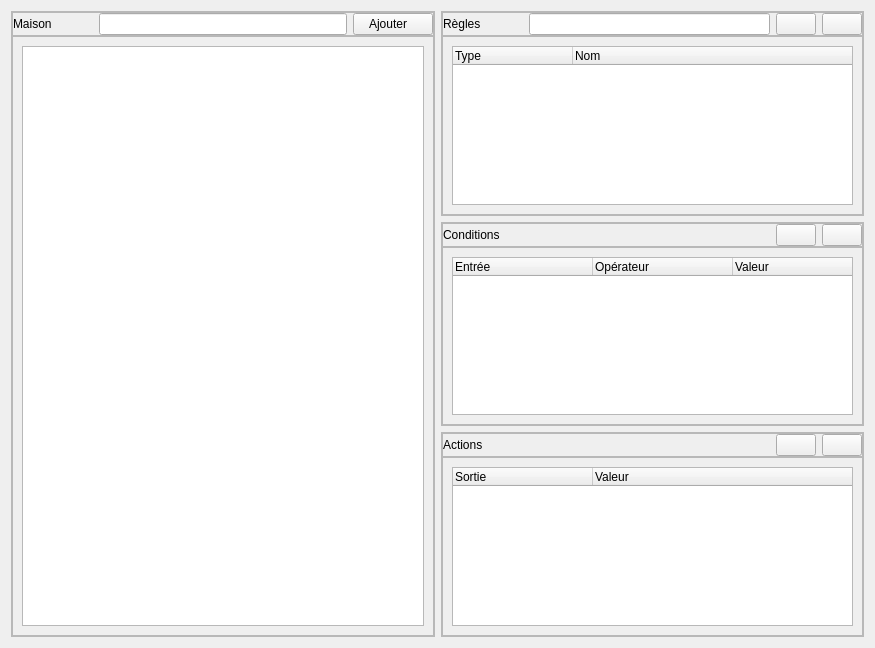
<?xml version="1.0" encoding="UTF-8"?>
<ui version="4.0">
 <class>FormRules</class>
 <widget class="QWidget" name="FormRules">
  <property name="geometry">
   <rect>
    <x>0</x>
    <y>0</y>
    <width>875</width>
    <height>648</height>
   </rect>
  </property>
  <property name="sizePolicy">
   <sizepolicy hsizetype="Preferred" vsizetype="Preferred">
    <horstretch>0</horstretch>
    <verstretch>0</verstretch>
   </sizepolicy>
  </property>
  <property name="windowTitle">
   <string>Form</string>
  </property>
  <property name="styleSheet">
   <string notr="true">.FrameBox
{
	border: none;
}
QFrame.FrameHeader
{
	border-top-left-radius: 8px;
	border-top-right-radius: 8px;
	border: 1px solid black;
	border-bottom: none;
	background: qlineargradient(x1: 0, y1: 0, x2: 0, y2: 1,
		stop: 0 #a6a6a6, stop: 0.08 #7f7f7f,
		stop: 0.39999 #717171, stop: 0.4 #626262,
		stop: 0.9 #4c4c4c, stop: 1 #333333);
	padding-left: 10px;
	padding-right: 10px;
	min-height: 35px;
}
QFrame.FrameTitle
{
	color: white;
	font-weight: bold;
}
QFrame.InnerFrame
{
	background-color: rgb(255, 255, 255);
	border: 1px solid black;
}
QFrame .HeaderButton
{
	color: #333;
	border: 2px solid #555;
	border-radius: 6px;
	padding: 4px;
	padding-left: 6px;
	padding-right: 6px;
	background: qradialgradient(cx: 0.3, cy: -0.4, fx: 0.3, fy: -0.4, radius: 1.35, stop: 0 #fff, stop: 1 #888);
	min-width: 30px;
	margin-top: 2px;
	margin-bottom: 2px;
}
QFrame .HeaderButton::menu-indicator 
{
    subcontrol-origin: padding;
	subcontrol-position: bottom right;
	position: relative;
    left: -2px;
}
QFrame .HeaderButton::menu-indicator:pressed, QFrame .HeaderButton::menu-indicator:open
{
	position: relative;
	top: 1px;
}
QFrame .HeaderButton:hover 
{
	background: qradialgradient(cx: 0.3, cy: -0.4, fx: 0.3, fy: -0.4, radius: 1.35, stop: 0 #fff, stop: 1 #bbb);
}
QFrame .HeaderButton:pressed 
{
	background: qradialgradient(cx: 0.4, cy: -0.1, fx: 0.4, fy: -0.1, radius: 1.35, stop: 0 #fff, stop: 1 #ddd);
}</string>
  </property>
  <layout class="QHBoxLayout" name="horizontalLayout">
   <item>
    <widget class="QFrame" name="frameIO">
     <property name="sizePolicy">
      <sizepolicy hsizetype="Expanding" vsizetype="Preferred">
       <horstretch>0</horstretch>
       <verstretch>0</verstretch>
      </sizepolicy>
     </property>
     <property name="frameShape">
      <enum>QFrame::NoFrame</enum>
     </property>
     <property name="frameShadow">
      <enum>QFrame::Plain</enum>
     </property>
     <layout class="QVBoxLayout" name="verticalLayout_3">
      <property name="margin">
       <number>0</number>
      </property>
      <item>
       <widget class="QFrame" name="frame_2">
        <property name="frameShape">
         <enum>QFrame::StyledPanel</enum>
        </property>
        <property name="frameShadow">
         <enum>QFrame::Raised</enum>
        </property>
        <property name="class" stdset="0">
         <string>FrameBox</string>
        </property>
        <layout class="QVBoxLayout" name="verticalLayout">
         <property name="spacing">
          <number>0</number>
         </property>
         <property name="margin">
          <number>0</number>
         </property>
         <item>
          <widget class="QFrame" name="frame_5">
           <property name="frameShape">
            <enum>QFrame::StyledPanel</enum>
           </property>
           <property name="frameShadow">
            <enum>QFrame::Raised</enum>
           </property>
           <property name="class" stdset="0">
            <string>FrameHeader</string>
           </property>
           <layout class="QHBoxLayout" name="horizontalLayout_2">
            <property name="margin">
             <number>0</number>
            </property>
            <item>
             <widget class="QLabel" name="label">
              <property name="sizePolicy">
               <sizepolicy hsizetype="Minimum" vsizetype="Preferred">
                <horstretch>0</horstretch>
                <verstretch>0</verstretch>
               </sizepolicy>
              </property>
              <property name="maximumSize">
               <size>
                <width>80</width>
                <height>16777215</height>
               </size>
              </property>
              <property name="text">
               <string>Maison</string>
              </property>
              <property name="class" stdset="0">
               <string>FrameTitle</string>
              </property>
             </widget>
            </item>
            <item>
             <widget class="ClearLineEdit" name="filterEditHome">
              <property name="sizePolicy">
               <sizepolicy hsizetype="Preferred" vsizetype="Fixed">
                <horstretch>0</horstretch>
                <verstretch>0</verstretch>
               </sizepolicy>
              </property>
             </widget>
            </item>
            <item>
             <widget class="QPushButton" name="ioexplorer_add">
              <property name="sizePolicy">
               <sizepolicy hsizetype="Maximum" vsizetype="Fixed">
                <horstretch>0</horstretch>
                <verstretch>0</verstretch>
               </sizepolicy>
              </property>
              <property name="text">
               <string>Ajouter   </string>
              </property>
              <property name="icon">
               <iconset resource="resources.qrc">
                <normaloff>:/img/edit_add.png</normaloff>:/img/edit_add.png</iconset>
              </property>
              <property name="class" stdset="0">
               <string>HeaderButton</string>
              </property>
             </widget>
            </item>
           </layout>
          </widget>
         </item>
         <item>
          <widget class="QFrame" name="frame_3">
           <property name="sizePolicy">
            <sizepolicy hsizetype="Preferred" vsizetype="Expanding">
             <horstretch>0</horstretch>
             <verstretch>0</verstretch>
            </sizepolicy>
           </property>
           <property name="frameShape">
            <enum>QFrame::StyledPanel</enum>
           </property>
           <property name="frameShadow">
            <enum>QFrame::Raised</enum>
           </property>
           <property name="class" stdset="0">
            <string>InnerFrame</string>
           </property>
           <layout class="QVBoxLayout" name="verticalLayout_5">
            <item>
             <widget class="HomeTreeWidget" name="tree_home">
              <property name="contextMenuPolicy">
               <enum>Qt::CustomContextMenu</enum>
              </property>
              <property name="alternatingRowColors">
               <bool>false</bool>
              </property>
              <property name="iconSize">
               <size>
                <width>24</width>
                <height>24</height>
               </size>
              </property>
              <property name="rootIsDecorated">
               <bool>false</bool>
              </property>
              <property name="uniformRowHeights">
               <bool>true</bool>
              </property>
              <property name="animated">
               <bool>true</bool>
              </property>
              <attribute name="headerVisible">
               <bool>false</bool>
              </attribute>
              <column>
               <property name="text">
                <string/>
               </property>
              </column>
             </widget>
            </item>
           </layout>
          </widget>
         </item>
        </layout>
       </widget>
      </item>
     </layout>
    </widget>
   </item>
   <item>
    <widget class="QFrame" name="frameRules">
     <property name="sizePolicy">
      <sizepolicy hsizetype="Expanding" vsizetype="Preferred">
       <horstretch>0</horstretch>
       <verstretch>0</verstretch>
      </sizepolicy>
     </property>
     <property name="frameShape">
      <enum>QFrame::NoFrame</enum>
     </property>
     <property name="frameShadow">
      <enum>QFrame::Plain</enum>
     </property>
     <layout class="QVBoxLayout" name="verticalLayout_2">
      <property name="margin">
       <number>0</number>
      </property>
      <item>
       <widget class="QFrame" name="frame_7">
        <property name="frameShape">
         <enum>QFrame::StyledPanel</enum>
        </property>
        <property name="frameShadow">
         <enum>QFrame::Raised</enum>
        </property>
        <property name="class" stdset="0">
         <string>FrameBox</string>
        </property>
        <layout class="QVBoxLayout" name="verticalLayout_6">
         <property name="spacing">
          <number>0</number>
         </property>
         <property name="margin">
          <number>0</number>
         </property>
         <item>
          <widget class="QFrame" name="frame_8">
           <property name="frameShape">
            <enum>QFrame::StyledPanel</enum>
           </property>
           <property name="frameShadow">
            <enum>QFrame::Raised</enum>
           </property>
           <property name="class" stdset="0">
            <string>FrameHeader</string>
           </property>
           <layout class="QHBoxLayout" name="horizontalLayout_4">
            <property name="margin">
             <number>0</number>
            </property>
            <item>
             <widget class="QLabel" name="label_2">
              <property name="sizePolicy">
               <sizepolicy hsizetype="Minimum" vsizetype="Preferred">
                <horstretch>0</horstretch>
                <verstretch>0</verstretch>
               </sizepolicy>
              </property>
              <property name="maximumSize">
               <size>
                <width>80</width>
                <height>16777215</height>
               </size>
              </property>
              <property name="text">
               <string>Règles</string>
              </property>
              <property name="class" stdset="0">
               <string>FrameTitle</string>
              </property>
             </widget>
            </item>
            <item>
             <widget class="ClearLineEdit" name="filterEditRules">
              <property name="sizePolicy">
               <sizepolicy hsizetype="Preferred" vsizetype="Fixed">
                <horstretch>0</horstretch>
                <verstretch>0</verstretch>
               </sizepolicy>
              </property>
             </widget>
            </item>
            <item>
             <widget class="QPushButton" name="bt_rules_add">
              <property name="sizePolicy">
               <sizepolicy hsizetype="Fixed" vsizetype="Fixed">
                <horstretch>0</horstretch>
                <verstretch>0</verstretch>
               </sizepolicy>
              </property>
              <property name="text">
               <string/>
              </property>
              <property name="icon">
               <iconset resource="resources.qrc">
                <normaloff>:/img/edit_add.png</normaloff>:/img/edit_add.png</iconset>
              </property>
              <property name="class" stdset="0">
               <string>HeaderButton</string>
              </property>
             </widget>
            </item>
            <item>
             <widget class="QPushButton" name="bt_rules_del">
              <property name="sizePolicy">
               <sizepolicy hsizetype="Fixed" vsizetype="Fixed">
                <horstretch>0</horstretch>
                <verstretch>0</verstretch>
               </sizepolicy>
              </property>
              <property name="text">
               <string/>
              </property>
              <property name="icon">
               <iconset resource="resources.qrc">
                <normaloff>:/img/edit_remove.png</normaloff>:/img/edit_remove.png</iconset>
              </property>
              <property name="class" stdset="0">
               <string>HeaderButton</string>
              </property>
             </widget>
            </item>
           </layout>
          </widget>
         </item>
         <item>
          <widget class="QFrame" name="frame_9">
           <property name="sizePolicy">
            <sizepolicy hsizetype="Preferred" vsizetype="Expanding">
             <horstretch>0</horstretch>
             <verstretch>0</verstretch>
            </sizepolicy>
           </property>
           <property name="frameShape">
            <enum>QFrame::StyledPanel</enum>
           </property>
           <property name="frameShadow">
            <enum>QFrame::Raised</enum>
           </property>
           <property name="class" stdset="0">
            <string>InnerFrame</string>
           </property>
           <layout class="QVBoxLayout" name="verticalLayout_7">
            <item>
             <widget class="QTreeWidget" name="tree_rules">
              <property name="sizePolicy">
               <sizepolicy hsizetype="Minimum" vsizetype="Expanding">
                <horstretch>0</horstretch>
                <verstretch>0</verstretch>
               </sizepolicy>
              </property>
              <property name="contextMenuPolicy">
               <enum>Qt::CustomContextMenu</enum>
              </property>
              <property name="alternatingRowColors">
               <bool>false</bool>
              </property>
              <property name="iconSize">
               <size>
                <width>24</width>
                <height>24</height>
               </size>
              </property>
              <property name="rootIsDecorated">
               <bool>false</bool>
              </property>
              <property name="uniformRowHeights">
               <bool>true</bool>
              </property>
              <attribute name="headerDefaultSectionSize">
               <number>120</number>
              </attribute>
              <column>
               <property name="text">
                <string notr="true">Type</string>
               </property>
              </column>
              <column>
               <property name="text">
                <string>Nom</string>
               </property>
              </column>
             </widget>
            </item>
           </layout>
          </widget>
         </item>
        </layout>
       </widget>
      </item>
      <item>
       <widget class="QFrame" name="frame_10">
        <property name="frameShape">
         <enum>QFrame::StyledPanel</enum>
        </property>
        <property name="frameShadow">
         <enum>QFrame::Raised</enum>
        </property>
        <property name="class" stdset="0">
         <string>FrameBox</string>
        </property>
        <layout class="QVBoxLayout" name="verticalLayout_8">
         <property name="spacing">
          <number>0</number>
         </property>
         <property name="margin">
          <number>0</number>
         </property>
         <item>
          <widget class="QFrame" name="frame_11">
           <property name="frameShape">
            <enum>QFrame::StyledPanel</enum>
           </property>
           <property name="frameShadow">
            <enum>QFrame::Raised</enum>
           </property>
           <property name="class" stdset="0">
            <string>FrameHeader</string>
           </property>
           <layout class="QHBoxLayout" name="horizontalLayout_5">
            <property name="margin">
             <number>0</number>
            </property>
            <item>
             <widget class="QLabel" name="label_4">
              <property name="sizePolicy">
               <sizepolicy hsizetype="Expanding" vsizetype="Preferred">
                <horstretch>0</horstretch>
                <verstretch>0</verstretch>
               </sizepolicy>
              </property>
              <property name="text">
               <string>Conditions</string>
              </property>
              <property name="class" stdset="0">
               <string>FrameTitle</string>
              </property>
             </widget>
            </item>
            <item>
             <widget class="QPushButton" name="bt_condition_add">
              <property name="sizePolicy">
               <sizepolicy hsizetype="Fixed" vsizetype="Fixed">
                <horstretch>0</horstretch>
                <verstretch>0</verstretch>
               </sizepolicy>
              </property>
              <property name="text">
               <string/>
              </property>
              <property name="icon">
               <iconset resource="resources.qrc">
                <normaloff>:/img/edit_add.png</normaloff>:/img/edit_add.png</iconset>
              </property>
              <property name="class" stdset="0">
               <string>HeaderButton</string>
              </property>
             </widget>
            </item>
            <item>
             <widget class="QPushButton" name="bt_condition_del">
              <property name="sizePolicy">
               <sizepolicy hsizetype="Fixed" vsizetype="Fixed">
                <horstretch>0</horstretch>
                <verstretch>0</verstretch>
               </sizepolicy>
              </property>
              <property name="text">
               <string/>
              </property>
              <property name="icon">
               <iconset resource="resources.qrc">
                <normaloff>:/img/edit_remove.png</normaloff>:/img/edit_remove.png</iconset>
              </property>
              <property name="class" stdset="0">
               <string>HeaderButton</string>
              </property>
             </widget>
            </item>
           </layout>
          </widget>
         </item>
         <item>
          <widget class="QFrame" name="frame_12">
           <property name="sizePolicy">
            <sizepolicy hsizetype="Preferred" vsizetype="Expanding">
             <horstretch>0</horstretch>
             <verstretch>0</verstretch>
            </sizepolicy>
           </property>
           <property name="frameShape">
            <enum>QFrame::StyledPanel</enum>
           </property>
           <property name="frameShadow">
            <enum>QFrame::Raised</enum>
           </property>
           <property name="class" stdset="0">
            <string>InnerFrame</string>
           </property>
           <layout class="QVBoxLayout" name="verticalLayout_9">
            <item>
             <widget class="ConditionTreeWidget" name="tree_condition">
              <property name="sizePolicy">
               <sizepolicy hsizetype="Minimum" vsizetype="Expanding">
                <horstretch>0</horstretch>
                <verstretch>0</verstretch>
               </sizepolicy>
              </property>
              <property name="contextMenuPolicy">
               <enum>Qt::CustomContextMenu</enum>
              </property>
              <property name="alternatingRowColors">
               <bool>false</bool>
              </property>
              <property name="iconSize">
               <size>
                <width>24</width>
                <height>24</height>
               </size>
              </property>
              <property name="rootIsDecorated">
               <bool>false</bool>
              </property>
              <property name="uniformRowHeights">
               <bool>true</bool>
              </property>
              <attribute name="headerDefaultSectionSize">
               <number>140</number>
              </attribute>
              <column>
               <property name="text">
                <string notr="true">Entrée</string>
               </property>
              </column>
              <column>
               <property name="text">
                <string>Opérateur</string>
               </property>
              </column>
              <column>
               <property name="text">
                <string>Valeur</string>
               </property>
              </column>
             </widget>
            </item>
           </layout>
          </widget>
         </item>
        </layout>
       </widget>
      </item>
      <item>
       <widget class="QFrame" name="frame_13">
        <property name="frameShape">
         <enum>QFrame::StyledPanel</enum>
        </property>
        <property name="frameShadow">
         <enum>QFrame::Raised</enum>
        </property>
        <property name="class" stdset="0">
         <string>FrameBox</string>
        </property>
        <layout class="QVBoxLayout" name="verticalLayout_10">
         <property name="spacing">
          <number>0</number>
         </property>
         <property name="margin">
          <number>0</number>
         </property>
         <item>
          <widget class="QFrame" name="frame_14">
           <property name="frameShape">
            <enum>QFrame::StyledPanel</enum>
           </property>
           <property name="frameShadow">
            <enum>QFrame::Raised</enum>
           </property>
           <property name="class" stdset="0">
            <string>FrameHeader</string>
           </property>
           <layout class="QHBoxLayout" name="horizontalLayout_6">
            <property name="margin">
             <number>0</number>
            </property>
            <item>
             <widget class="QLabel" name="label_5">
              <property name="sizePolicy">
               <sizepolicy hsizetype="Expanding" vsizetype="Preferred">
                <horstretch>0</horstretch>
                <verstretch>0</verstretch>
               </sizepolicy>
              </property>
              <property name="text">
               <string>Actions</string>
              </property>
              <property name="class" stdset="0">
               <string>FrameTitle</string>
              </property>
             </widget>
            </item>
            <item>
             <widget class="QPushButton" name="bt_action_add">
              <property name="sizePolicy">
               <sizepolicy hsizetype="Fixed" vsizetype="Fixed">
                <horstretch>0</horstretch>
                <verstretch>0</verstretch>
               </sizepolicy>
              </property>
              <property name="text">
               <string/>
              </property>
              <property name="icon">
               <iconset resource="resources.qrc">
                <normaloff>:/img/edit_add.png</normaloff>:/img/edit_add.png</iconset>
              </property>
              <property name="class" stdset="0">
               <string>HeaderButton</string>
              </property>
             </widget>
            </item>
            <item>
             <widget class="QPushButton" name="bt_action_del">
              <property name="sizePolicy">
               <sizepolicy hsizetype="Fixed" vsizetype="Fixed">
                <horstretch>0</horstretch>
                <verstretch>0</verstretch>
               </sizepolicy>
              </property>
              <property name="text">
               <string/>
              </property>
              <property name="icon">
               <iconset resource="resources.qrc">
                <normaloff>:/img/edit_remove.png</normaloff>:/img/edit_remove.png</iconset>
              </property>
              <property name="class" stdset="0">
               <string>HeaderButton</string>
              </property>
             </widget>
            </item>
           </layout>
          </widget>
         </item>
         <item>
          <widget class="QFrame" name="frame_15">
           <property name="sizePolicy">
            <sizepolicy hsizetype="Preferred" vsizetype="Expanding">
             <horstretch>0</horstretch>
             <verstretch>0</verstretch>
            </sizepolicy>
           </property>
           <property name="frameShape">
            <enum>QFrame::StyledPanel</enum>
           </property>
           <property name="frameShadow">
            <enum>QFrame::Raised</enum>
           </property>
           <property name="class" stdset="0">
            <string>InnerFrame</string>
           </property>
           <layout class="QVBoxLayout" name="verticalLayout_11">
            <item>
             <widget class="ActionTreeWidget" name="tree_action">
              <property name="sizePolicy">
               <sizepolicy hsizetype="Minimum" vsizetype="Expanding">
                <horstretch>0</horstretch>
                <verstretch>0</verstretch>
               </sizepolicy>
              </property>
              <property name="contextMenuPolicy">
               <enum>Qt::CustomContextMenu</enum>
              </property>
              <property name="alternatingRowColors">
               <bool>false</bool>
              </property>
              <property name="iconSize">
               <size>
                <width>24</width>
                <height>24</height>
               </size>
              </property>
              <property name="rootIsDecorated">
               <bool>false</bool>
              </property>
              <property name="uniformRowHeights">
               <bool>true</bool>
              </property>
              <attribute name="headerDefaultSectionSize">
               <number>140</number>
              </attribute>
              <column>
               <property name="text">
                <string notr="true">Sortie</string>
               </property>
              </column>
              <column>
               <property name="text">
                <string>Valeur</string>
               </property>
              </column>
             </widget>
            </item>
           </layout>
          </widget>
         </item>
        </layout>
       </widget>
      </item>
     </layout>
    </widget>
   </item>
  </layout>
 </widget>
 <customwidgets>
  <customwidget>
   <class>HomeTreeWidget</class>
   <extends>QTreeWidget</extends>
   <header>hometreewidget.h</header>
  </customwidget>
  <customwidget>
   <class>ConditionTreeWidget</class>
   <extends>QTreeWidget</extends>
   <header>conditiontreewidget.h</header>
  </customwidget>
  <customwidget>
   <class>ActionTreeWidget</class>
   <extends>QTreeWidget</extends>
   <header>actiontreewidget.h</header>
  </customwidget>
  <customwidget>
   <class>ClearLineEdit</class>
   <extends>QLineEdit</extends>
   <header>ClearLineEdit.h</header>
  </customwidget>
 </customwidgets>
 <resources>
  <include location="resources.qrc"/>
 </resources>
 <connections/>
</ui>
